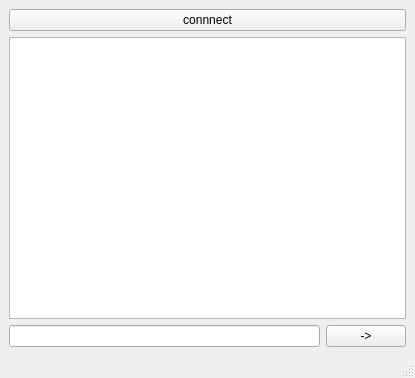
<?xml version="1.0" encoding="UTF-8"?>
<ui version="4.0">
 <class>MainWindow</class>
 <widget class="QMainWindow" name="MainWindow">
  <property name="geometry">
   <rect>
    <x>0</x>
    <y>0</y>
    <width>415</width>
    <height>378</height>
   </rect>
  </property>
  <property name="windowTitle">
   <string>MainWindow</string>
  </property>
  <widget class="QWidget" name="centralwidget">
   <layout class="QVBoxLayout" name="verticalLayout">
    <item>
     <widget class="QPushButton" name="pushButton">
      <property name="text">
       <string>connnect</string>
      </property>
     </widget>
    </item>
    <item>
     <widget class="QTextBrowser" name="textBrowser"/>
    </item>
    <item>
     <layout class="QHBoxLayout" name="horizontalLayout">
      <item>
       <widget class="QLineEdit" name="lineEdit"/>
      </item>
      <item>
       <widget class="QPushButton" name="pushButton_2">
        <property name="text">
         <string>-&gt;</string>
        </property>
       </widget>
      </item>
     </layout>
    </item>
   </layout>
  </widget>
  <widget class="QMenuBar" name="menubar">
   <property name="geometry">
    <rect>
     <x>0</x>
     <y>0</y>
     <width>415</width>
     <height>22</height>
    </rect>
   </property>
  </widget>
  <widget class="QStatusBar" name="statusbar"/>
 </widget>
 <resources/>
 <connections/>
</ui>
